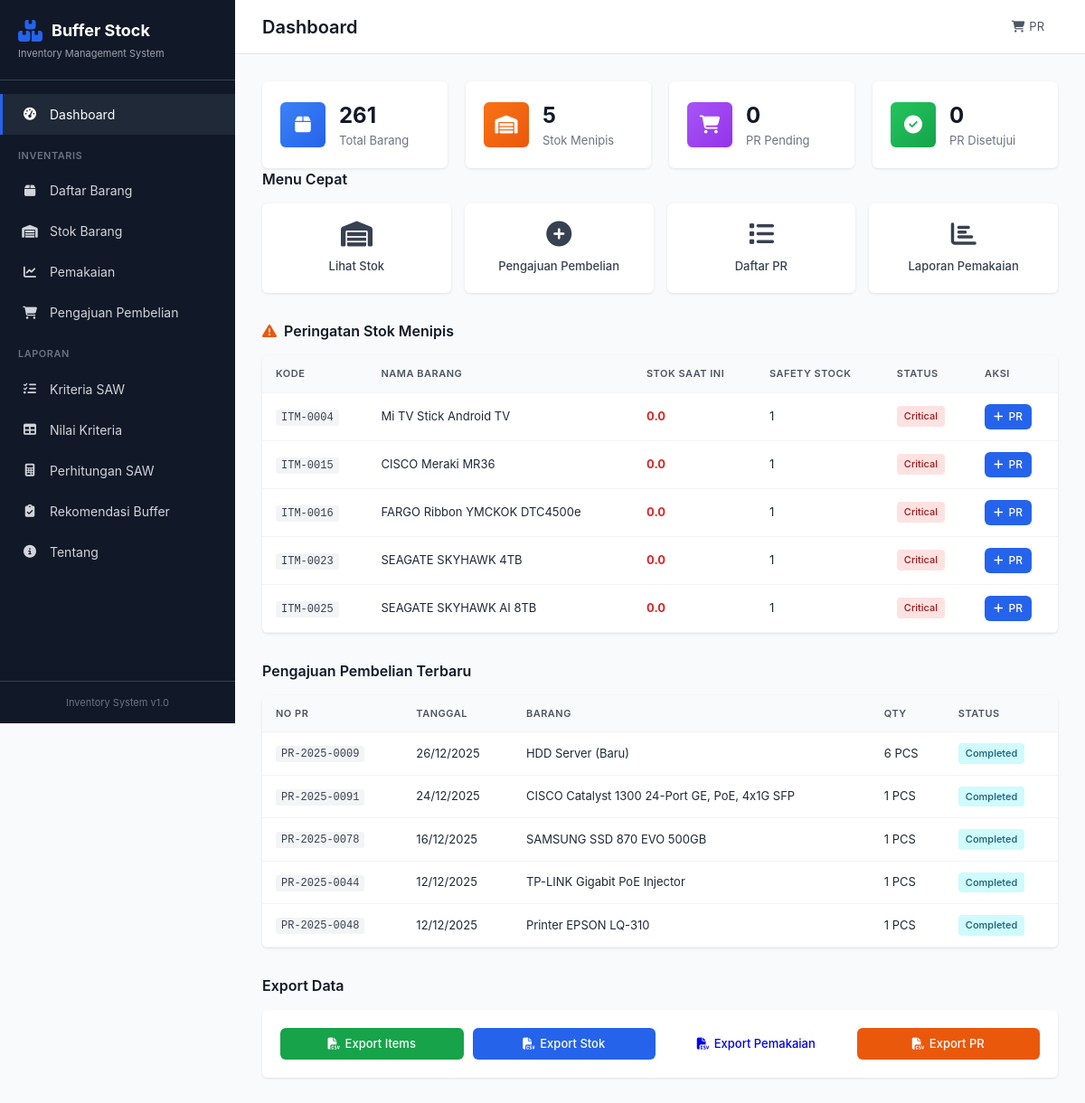
The page / on the database its author committed.
### app/models.py (models this page shows, shortened)
class Item(db.Model):
    __tablename__ = 'items'
    id = db.Column(db.Integer, primary_key=True)
    kode_item = db.Column(db.String(50), unique=True, nullable=False)
    nama_item = db.Column(db.String(200), nullable=False)
    kategori = db.Column(db.String(100), nullable=False)
    unit = db.Column(db.String(50), default='PCS')
    harga = db.Column(db.Float, default=0)
    supplier = db.Column(db.String(200))
    lokasi_rak = db.Column(db.String(50))
    created_at = db.Column(db.DateTime, default=datetime.utcnow)
    criteria_values = db.relationship('CriteriaValue', backref='item', lazy=True, cascade='all, delete-orphan')

class Stock(db.Model):
    __tablename__ = 'stocks'
    id = db.Column(db.Integer, primary_key=True)
    item_id = db.Column(db.Integer, db.ForeignKey('items.id'), nullable=False)
    quantity = db.Column(db.Float, default=0)
    safety_stock = db.Column(db.Float, default=0)
    reorder_point = db.Column(db.Float, default=0)
    last_updated = db.Column(db.DateTime, default=datetime.utcnow, onupdate=datetime.utcnow)
    item = db.relationship('Item', backref='stock_items', lazy=True)

class PurchaseRequest(db.Model):
    __tablename__ = 'purchase_requests'
    id = db.Column(db.Integer, primary_key=True)
    no_pengajuan = db.Column(db.String(50), unique=True, nullable=False)
    tanggal_pengajuan = db.Column(db.DateTime, default=datetime.utcnow)
    item_id = db.Column(db.Integer, db.ForeignKey('items.id'), nullable=False)
    quantity_requested = db.Column(db.Float, nullable=False)
    alasan_pengajuan = db.Column(db.Text)
    status = db.Column(db.String(20), default='Pending')  # Pending, Approved, Rejected, Completed
    approved_by = db.Column(db.String(100))
    approved_at = db.Column(db.DateTime)
    keterangan = db.Column(db.Text)
    item = db.relationship('Item', backref='purchase_requests', lazy=True)

### app/routes.py (the view)
@main_bp.route('/')
def index():
    total_items = Item.query.count()
    total_criteria = Criteria.query.count()
    total_calculations = CalculationHistory.query.count()
    latest_calc = CalculationHistory.query.order_by(CalculationHistory.tanggal.desc()).first()
    categories = db.session.query(Item.kategori, db.func.count(Item.id)).group_by(Item.kategori).all()
    low_stock_items = db.session.query(Item).join(Stock).filter(
        Stock.quantity <= Stock.safety_stock
    ).order_by(Stock.quantity.asc()).limit(5).all()
    pending_pr = PurchaseRequest.query.filter_by(status='Pending').count()
    approved_pr = PurchaseRequest.query.filter_by(status='Approved').count()
    recent_prs = PurchaseRequest.query.join(Item).order_by(PurchaseRequest.tanggal_pengajuan.desc()).limit(5).all()
    current_year = datetime.now().year
    years = list(range(current_year - 2, current_year + 1))
    return render_template('dashboard.html',
                          total_items=total_items,
                          total_criteria=total_criteria,
                          total_calculations=total_calculations,
                          latest_calc=latest_calc,
                          categories=categories,
                          low_stock_items=low_stock_items,
                          low_stock_count=len(low_stock_items),
                          pending_pr=pending_pr,
                          approved_pr=approved_pr,
                          recent_prs=recent_prs,
                          years=years,
                          current_year=current_year)

### app/templates/dashboard.html (shortened to what this page needs)
{% extends 'base.html' %}
{% block page_title %}Dashboard{% endblock %}
{% block content %}
<div class="dashboard">
    <div class="stats-grid">
        <div class="stat-card">
            <div class="stat-icon blue">
                <i class="fas fa-box"></i>
            </div>
            <div class="stat-info">
                <h3>{{ total_items }}</h3>
                <p>Total Barang</p>
            </div>
        </div>
        <div class="stat-card">
            <div class="stat-icon orange">
                <i class="fas fa-warehouse"></i>
            </div>
            <div class="stat-info">
                <h3>{{ low_stock_count }}</h3>
                <p>Stok Menipis</p>
            </div>
        </div>
        <div class="stat-card">
            <div class="stat-icon purple">
                <i class="fas fa-shopping-cart"></i>
            </div>
            <div class="stat-info">
                <h3>{{ pending_pr }}</h3>
                <p>PR Pending</p>
            </div>
        </div>
        <div class="stat-card">
            <div class="stat-icon green">
                <i class="fas fa-check-circle"></i>
            </div>
            <div class="stat-info">
                <h3>{{ approved_pr }}</h3>
                <p>PR Disetujui</p>
            </div>
        </div>
    </div>
    <div class="section">
        <h2 class="section-title">Menu Cepat</h2>
        <div class="quick-actions">
            <a href="{{ url_for('main.stock') }}" class="action-card">
                <i class="fas fa-warehouse"></i>
                <span>Lihat Stok</span>
            </a>
            <a href="{{ url_for('main.create_purchase') }}" class="action-card">
                <i class="fas fa-plus-circle"></i>
                <span>Pengajuan Pembelian</span>
            </a>
            <a href="{{ url_for('main.purchase_list') }}" class="action-card">
                <i class="fas fa-list"></i>
                <span>Daftar PR</span>
            </a>
            <a href="{{ url_for('main.usage') }}" class="action-card">
                <i class="fas fa-chart-bar"></i>
                <span>Laporan Pemakaian</span>
            </a>
        </div>
    </div>
    <div class="section">
        <h2 class="section-title">
            <i class="fas fa-exclamation-triangle" style="color: var(--warning);"></i>
            Peringatan Stok Menipis
        </h2>
        <div class="card">
            {% if low_stock_items %}
            <div class="table-responsive">
                <table class="data-table">
                    <thead>
                        <tr>
                            <th>Kode</th>
                            <th>Nama Barang</th>
                            <th>Stok Saat Ini</th>
                            <th>Safety Stock</th>
                            <th>Status</th>
                            <th>Aksi</th>
                        </tr>
                    </thead>
                    <tbody>
                        {% for item in low_stock_items %}
                        <tr>
                            <td><code>{{ item.kode_item }}</code></td>
                            <td>{{ item.nama_item }}</td>
                            <td class="text-danger"><strong>{{ item.stock_items[0].quantity if item.stock_items else 0 }}</strong></td>
                            <td>{{ item.stock_items[0].safety_stock|int if item.stock_items else 0 }}</td>
                            <td>
                                {% if item.stock_items and item.stock_items[0].quantity <= (item.stock_items[0].safety_stock * 0.5) %}
                                <span class="badge badge-danger">Critical</span>
                                {% else %}
                                <span class="badge badge-warning">Low</span>
                                {% endif %}
                            </td>
                            <td>
                                <a href="{{ url_for('main.create_purchase') }}" class="btn btn-sm btn-primary">
                                    <i class="fas fa-plus"></i> PR
                                </a>
                            </td>
                        </tr>
                        {% endfor %}
                    </tbody>
                </table>
            </div>
            {% else %}
            <div class="empty-state">
                <i class="fas fa-check-circle" style="color: var(--success); font-size: 48px;"></i>
                <p>Semua stok aman</p>
            </div>
            {% endif %}
        </div>
    </div>
    <div class="section">
        <h2 class="section-title">Pengajuan Pembelian Terbaru</h2>
        <div class="card">
            {% if recent_prs %}
            <div class="table-responsive">
                <table class="data-table">
                    <thead>
                        <tr>
                            <th>No PR</th>
                            <th>Tanggal</th>
                            <th>Barang</th>
                            <th>Qty</th>
                            <th>Status</th>
                        </tr>
                    </thead>
                    <tbody>
                        {% for pr in recent_prs %}
                        <tr>
                            <td><code>{{ pr.no_pengajuan }}</code></td>
                            <td>{{ pr.tanggal_pengajuan.strftime('%d/%m/%Y') }}</td>
                            <td>{{ pr.item.nama_item }}</td>
                            <td>{{ pr.quantity_requested|int }} {{ pr.item.unit }}</td>
                            <td>
                                {% if pr.status == 'Pending' %}
                                <span class="badge badge-warning">Pending</span>
                                {% elif pr.status == 'Approved' %}
                                <span class="badge badge-success">Approved</span>
                                {% elif pr.status == 'Rejected' %}
                                <span class="badge badge-danger">Rejected</span>
                                {% else %}
                                <span class="badge badge-info">Completed</span>
                                {% endif %}
                            </td>
                        </tr>
                        {% endfor %}
                    </tbody>
                </table>
            </div>
            {% else %}
            <div class="empty-state">
                <p>Belum ada pengajuan pembelian</p>
            </div>
            {% endif %}
        </div>
    </div>
    <div class="section">
        <h2 class="section-title">Export Data</h2>
        <div class="card">
            <div class="export-buttons">
                <a href="{{ url_for('main.export_csv', type='items') }}" class="btn btn-success">
                    <i class="fas fa-file-csv"></i> Export Items
                </a>
                <a href="{{ url_for('main.export_csv', type='stock') }}" class="btn btn-primary">
                    <i class="fas fa-file-csv"></i> Export Stok
                </a>
                <a href="{{ url_for('main.export_csv', type='usage') }}" class="btn btn-info">
                    <i class="fas fa-file-csv"></i> Export Pemakaian
                </a>
                <a href="{{ url_for('main.export_csv', type='purchase') }}" class="btn btn-warning">
                    <i class="fas fa-file-csv"></i> Export PR
                </a>
            </div>
        </div>
    </div>
</div>
{% endblock %}

### app/static/css/style.css (style rules this page uses)
:root { --primary: #2563eb; --primary-dark: #1d4ed8; --success: #16a34a; --danger: #dc2626; --warning: #ea580c; --info: #0891b2; --gray-50: #f9fafb; --gray-100: #f3f4f6; --gray-200: #e5e7eb; --gray-300: #d1d5db; --gray-400: #9ca3af; --gray-500: #6b7280; --gray-600: #4b5563; --gray-700: #374151; --gray-800: #1f2937; --gray-900: #111827; --sidebar-width: 260px; --header-height: 60px; --border-radius: 6px; --shadow: 0 1px 3px rgba(0,0,0,0.1); --shadow-md: 0 4px 6px rgba(0,0,0,0.1); }
* { margin: 0; padding: 0; box-sizing: border-box; }
body { font-family: -apple-system, BlinkMacSystemFont, 'Segoe UI', Roboto, 'Helvetica Neue', Arial, sans-serif; font-size: 14px; line-height: 1.5; color: var(--gray-800); background: var(--gray-50); }
.section { margin-bottom: 30px; }
.section-title { font-size: 16px; font-weight: 600; color: var(--gray-900); margin-bottom: 15px; display: flex; align-items: center; gap: 8px; }
.card { background: white; border-radius: var(--border-radius); box-shadow: var(--shadow); overflow: hidden; }
.stats-grid { display: grid; grid-template-columns: repeat(auto-fit, minmax(200px, 1fr)); gap: 20px; }
.stat-card { background: white; border-radius: var(--border-radius); padding: 20px; display: flex; align-items: center; gap: 15px; box-shadow: var(--shadow); }
.stat-icon { width: 50px; height: 50px; border-radius: var(--border-radius); display: flex; align-items: center; justify-content: center; font-size: 20px; color: white; }
.stat-icon.blue { background: linear-gradient(135deg, #3b82f6, #2563eb); }
.stat-icon.green { background: linear-gradient(135deg, #22c55e, #16a34a); }
.stat-icon.orange { background: linear-gradient(135deg, #f97316, #ea580c); }
.stat-icon.purple { background: linear-gradient(135deg, #a855f7, #9333ea); }
.stat-info h3 { font-size: 24px; font-weight: 700; color: var(--gray-900); }
.stat-info p { font-size: 13px; color: var(--gray-500); }
.quick-actions { display: grid; grid-template-columns: repeat(auto-fit, minmax(150px, 1fr)); gap: 15px; }
.action-card { background: white; border-radius: var(--border-radius); padding: 20px; text-align: center; text-decoration: none; color: var(--gray-700); box-shadow: var(--shadow); transition: all 0.2s; }
.action-card i { font-size: 28px; margin-bottom: 10px; display: block; }
.action-card span { font-size: 13px; font-weight: 500; }
.table-responsive { overflow-x: auto; }
.data-table { width: 100%; border-collapse: collapse; font-size: 13px; }
.data-table th, .data-table td { padding: 12px 15px; text-align: left; border-bottom: 1px solid var(--gray-100); }
.data-table th { background: var(--gray-50); font-weight: 600; color: var(--gray-600); text-transform: uppercase; font-size: 11px; letter-spacing: 0.5px; }
.badge { display: inline-block; padding: 3px 8px; background: var(--gray-100); color: var(--gray-700); border-radius: 4px; font-size: 11px; font-weight: 500; }
.badge-danger { background: #fee2e2; color: #991b1b; }
.badge-info { background: #cffafe; color: #155e75; }
.btn { display: inline-flex; align-items: center; gap: 6px; padding: 8px 16px; border: none; border-radius: var(--border-radius); font-size: 13px; font-weight: 500; cursor: pointer; text-decoration: none; transition: all 0.2s; }
.btn-primary { background: var(--primary); color: white; }
.btn-success { background: var(--success); color: white; }
.btn-warning { background: var(--warning); color: white; }
.btn-sm { padding: 5px 10px; font-size: 12px; }
code { font-family: 'Courier New', monospace; font-size: 12px; background: var(--gray-100); padding: 2px 6px; border-radius: 3px; color: var(--gray-700); }
.export-buttons { display: flex; gap: 10px; padding: 20px; flex-wrap: wrap; }
.export-buttons .btn { flex: 1; min-width: 150px; justify-content: center; }
.text-danger { color: var(--danger); }

### rows shown on the page
Item: kode_item "ITM-0004", nama_item "Mi TV Stick Android TV", quantity "0.0", safety_stock "1"
Item: kode_item "ITM-0015", nama_item "CISCO Meraki MR36", quantity "0.0", safety_stock "1"
Item: kode_item "ITM-0016", nama_item "FARGO Ribbon YMCKOK DTC4500e", quantity "0.0", safety_stock "1"
Item: kode_item "ITM-0023", nama_item "SEAGATE SKYHAWK 4TB", quantity "0.0", safety_stock "1"
Item: kode_item "ITM-0025", nama_item "SEAGATE SKYHAWK AI 8TB", quantity "0.0", safety_stock "1"
PurchaseRequest: no_pengajuan "PR-2025-0009", tanggal_pengajuan "26/12/2025", item.nama_item "HDD Server (Baru)", quantity_requested "6", item.unit "PCS", status "Completed"
PurchaseRequest: no_pengajuan "PR-2025-0091", tanggal_pengajuan "24/12/2025", item.nama_item "CISCO Catalyst 1300 24-Port GE, PoE, 4x1G SFP", quantity_requested "1", item.unit "PCS", status "Completed"
PurchaseRequest: no_pengajuan "PR-2025-0078", tanggal_pengajuan "16/12/2025", item.nama_item "SAMSUNG SSD 870 EVO 500GB", quantity_requested "1", item.unit "PCS", status "Completed"
PurchaseRequest: no_pengajuan "PR-2025-0044", tanggal_pengajuan "12/12/2025", item.nama_item "TP-LINK Gigabit PoE Injector", quantity_requested "1", item.unit "PCS", status "Completed"
PurchaseRequest: no_pengajuan "PR-2025-0048", tanggal_pengajuan "12/12/2025", item.nama_item "Printer EPSON LQ-310", quantity_requested "1", item.unit "PCS", status "Completed"

### other values the page prints
{{ total_items }} "261"
{{ low_stock_count }} "5"
{{ pending_pr }} "0"
{{ approved_pr }} "0"
